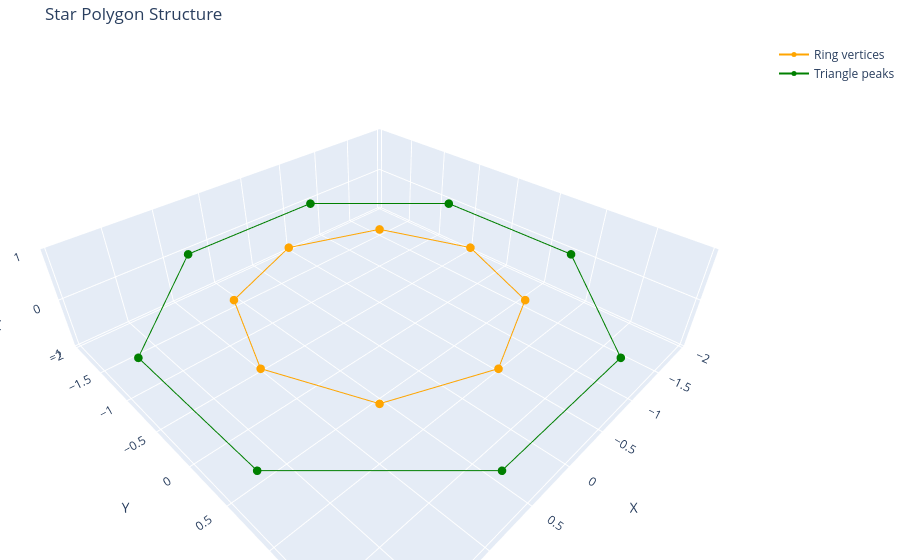

Notebook cell for this chart:
### Code cell
star_points = Qchains.StarGenerator(8, showStructure=True)

### Figure 1 — Plotly figure (JSON) as saved in the notebook; plotly's stock layout.template omitted (floating-point values rounded to 4 significant figures)
{"data": [{"line": {"color": "orange"}, "marker": {"color": "orange", "size": 5}, "mode": "markers+lines", "name": "Ring vertices", "type": "scatter3d", "x": [1.307, 0.9239, 8e-17, -0.9239, -1.307, -0.9239, -2.4e-16, 0.9239, 1.307], "y": [0, 0.9239, 1.307, 0.9239, 1.6e-16, -0.9239, -1.307, -0.9239, 0], "z": [0, 0, 0, 0, 0, 0, 0, 0, 0]}, {"line": {"color": "green"}, "marker": {"color": "green", "size": 5}, "mode": "markers+lines", "name": "Triangle peaks", "type": "scatter3d", "x": [1.915, 0.7934, -0.7934, -1.915, -1.915, -0.7934, 0.7934, 1.915, 1.915], "y": [0.7934, 1.915, 1.915, 0.7934, -0.7934, -1.915, -1.915, -0.7934, 0.7934], "z": [0, 0, 0, 0, 0, 0, 0, 0, 0]}], "layout": {"margin": {"b": 0, "l": 0, "r": 0, "t": 40}, "scene": {"xaxis": {"title": {"text": "X"}}, "yaxis": {"title": {"text": "Y"}}, "zaxis": {"title": {"text": "Z"}}}, "title": {"text": "Star Polygon Structure"}}}
